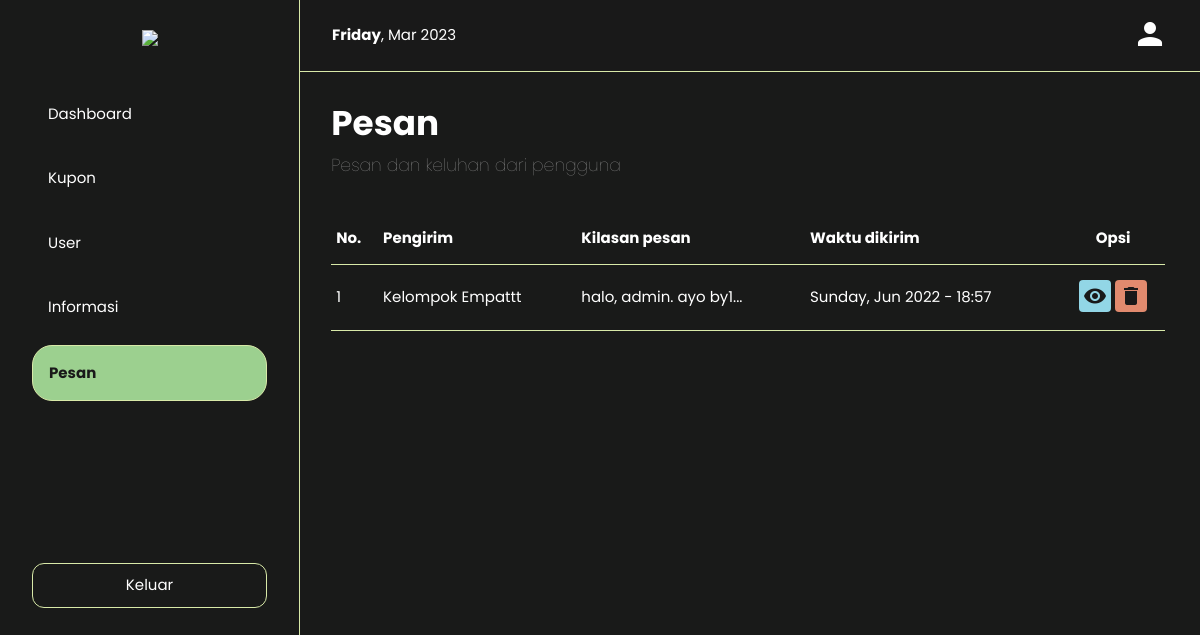
Page /message.php (signed in) on the committed database.
### tables this page shows
CREATE TABLE `pesan` (
  `id` int(11) NOT NULL,
  `pengirim` varchar(255) NOT NULL,
  `isi_pesan` varchar(255) NOT NULL,
  `waktu_dikirim` varchar(255) NOT NULL
);

### message.php (the view, shortened to what this page needs)
<?php
	include_once("config.php");
	$show = mysqli_query($connect, "SELECT * FROM pesan ORDER BY id DESC");
?>
<!DOCTYPE html>
<html>
<head>
	<link rel="stylesheet" href="style.css">
	<link rel="stylesheet" href="https://cdnjs.cloudflare.com/ajax/libs/materialize/1.0.0/css/materialize.min.css">
</head>
<body style="background-color:#191A19;">
  	<div class="row">
  		<div class="col s3 sidebar-admin">
  			<center>
  				<a href="dashboard-admin.php" class="brand-logo">
     				<img src="img/logo.png">
     			</a>
     			<div class="menu-sidebar">
     				<ul>
     					<li>
     						<a href="dashboard-admin.php" style="color:#fff !important;">Dashboard</a>
     					</li>
     					<li>
     						<a href="coupon-admin.php" style="color:#fff !important;">Kupon</a>
     					</li>
     					<li>
     						<a href="user-data.php" style="color:#fff !important;">User</a>
     					</li>
     					<li>
     						<a href="information.php" style="color:#fff !important;">Informasi</a>
     					</li>
     					<li class="activated-admin">
     						<a href="message.php">Pesan</a>
     					</li>
     				</ul>
     			</div>
     			<div class="logout-admin">
     				<a href="logout-admin.php" class="btn-logout-admin">Keluar</a>
     			</div>
     		</center>
  		</div>
  		<div class="col s9 navbar" style="padding:0px !important;">
  			<nav class="nav-admin">
    			<div class="nav-wrapper">
    				<span class="align-left time-admin">
    					<?php
    						echo date('<b>' . "l</b>, M Y");
    					?>
    				</span>
      				<ul class="right hide-on-med-and-down" style="margin-right:17px;">
        				<li>
        					<a href="profile-admin.php" style="margin-top:2px;">
        						<div>
        							<i class="material-icons" style="font-size:36px;">person</i>
        						</div>
        					</a>
        				</li>
      				</ul>
    			</div>
  			</nav>
  			<div class="row dashboard">
  				<div class="col s8 dashboard-content">
  					<h4 style="color:#fff">Pesan</h4>
  					<h6 style="color:#999;">Pesan dan keluhan dari pengguna</h6>
  				<?php
  				function truncate($text, $chars = 25) {
    				$text = $text." ";
    				$text = substr($text,0,$chars);
    				$text = substr($text,0,strrpos($text,' '));
    				$text = $text."...";
    				return $text;
				}
  				?>
  				</div>
  				<div class="col s4 right-align" style="margin-top:28px !important;padding-right:50px;">
  				</div>
  				<div class="col s12">
  					<table class="coupon-table">
  						<tr>
  							<th>No.</th>
  							<th>Pengirim</th>
  							<th>Kilasan pesan</th>
  							<th>Waktu dikirim</th>
  							<th class="center">Opsi</th>
  						</tr>
  					<?php
						$no = 1;
						while($data = mysqli_fetch_array($show)){
							$isi_pesan = truncate($data['isi_pesan'], 25);
							echo "<tr>";
								echo "<td>".$no++."</td>";
								echo "<td>".$data['pengirim']."</td>";
								echo "<td>".$isi_pesan."</td>";
								echo "<td>".$data['waktu_dikirim']."</td>";
								echo "<td class='center'>
										<a href='details-message.php?id=$data[id]' class='btn-details-information'>
											<i class='material-icons'>remove_red_eye</i>
										</a>
										<a href='delete-message.php?id=$data[id]' class='btn-delete-information'>
											<i class='material-icons'>delete</i>
										</a>
									</td>";
							echo "</tr>";
						}
					?>
  					</table>
  				</div>
  			</div>
  		</div>
  	</div>
</body>
</html>

### style.css (style rules this page uses)
body { font-family:"Poppins", sans-serif; }
.brand-logo img { width: 160px; margin-top:30px; }
nav { background-color:#fff !important; height:72px !important; line-height:70px !important; box-shadow:0px 0px !important; border-bottom:1px solid #191919; }
.nav-admin { background-color:#191919 !important; height:72px !important; line-height:70px !important; box-shadow:0px 0px !important; border-bottom:1px solid #D8E9A8; }
nav ul a { color:#191919; }
.sidebar-admin { border-right:1px solid #D8E9A8; position:fixed; height:100%; padding:0px 32px !important; }
.logout-admin { border:1px solid #D8E9A8; width:auto; margin-top:162px; border-radius:12px; padding:10px; }
.btn-logout-admin { color:#fff; }
.navbar { position:fixed; right:0px !important; }
.menu-sidebar { margin-top:34px; }
.menu-sidebar ul li { padding:16px; border-radius:20px; margin-bottom:10px; text-align:left; }
.menu-sidebar ul li a { color:#191919 !important; }
.time-admin { color:#fff; margin-left:32px; }
.activated-admin { background-color:#9CD08F !important; border: 1px solid #D8E9A8; }
.activated-admin a { color:#191919 !important; font-weight:bold; }
.dashboard { margin-left:20px !important; }
.dashboard-content { margin-left:100px; margin-top:10px; padding-right:32px !important; }
.dashboard-content h4 { font-weight: bolder; }
.dashboard-content h6 { font-weight:lighter; color:#777; }
::placeholder { color:#9e9e9e !important; }
.coupon-table { color:#fff !important; width:96%; margin-top:30px; }
.coupon-table tr { border-bottom:1px solid #D8E9A8; }
.btn-details-information { color:#191919; padding:4px; background-color:#92D6E6; height:32px; border-radius:4px; display:inline-block; }
.btn-delete-information { color:#191919; padding:4px; background-color:#E18A6E; height:32px; border-radius:4px; display:inline-block; }

### rows in the picture
pesan: pengirim "Kelompok Empattt", isi_pesan "halo, admin. ayo by1...", waktu_dikirim "Sunday, Jun 2022 - 18:57"

### other values in the picture
date('<b>' . "l</b>, M Y") "Friday , Mar 2023"
